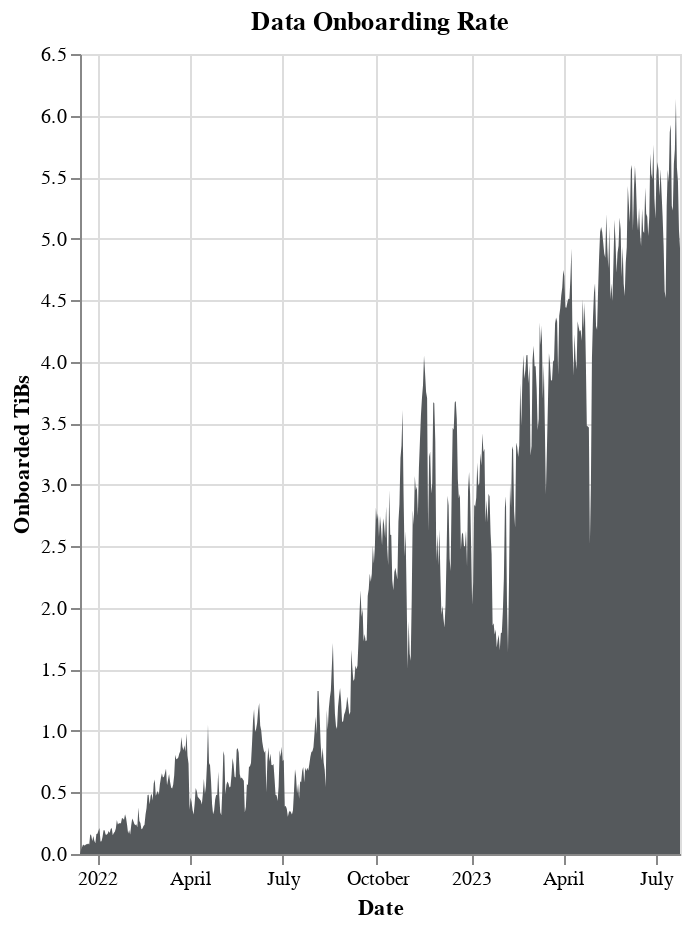

The code cell stored with this chart in its notebook:
### Code cell
# Altair chart of daily data on chain

c = (
    alt.Chart(df)
    .mark_area()
    .encode(
        x=alt.X("date:T", title="Date"),
        y=alt.Y("onboarded_tibs:Q", title="Onboarded TiBs"),
        color=alt.value("#55595c"),
        tooltip=["date:T", "onboarded_tibs:Q"],
    )
    .properties(width="container", height=400, title="Data Onboarding Rate")
)

# Make it zoomable and lock the y axis
c = c.interactive(bind_y=False)

c.display()

### Figure 1 — Vega-Lite specification as saved in the notebook (floating-point values rounded to 4 significant figures; data arrays with more than 128 entries replaced by an {"elided": "..."} marker saying what was removed)
{"config": {"view": {"continuousWidth": 300, "continuousHeight": 300}}, "data": {"name": "data-5a07083f9327156a680db1a717a0d7d6"}, "mark": {"type": "area"}, "encoding": {"color": {"value": "#55595c"}, "tooltip": [{"field": "date", "type": "temporal"}, {"field": "onboarded_tibs", "type": "quantitative"}], "x": {"field": "date", "title": "Date", "type": "temporal"}, "y": {"field": "onboarded_tibs", "title": "Onboarded TiBs", "type": "quantitative"}}, "height": 400, "params": [{"name": "param_1", "select": {"type": "interval", "encodings": ["x"]}, "bind": "scales"}], "title": "Data Onboarding Rate", "width": "container", "$schema": "https://vega.github.io/schema/vega-lite/v5.8.0.json", "datasets": {"data-5a07083f9327156a680db1a717a0d7d6": {"elided": "587 records"}}}
